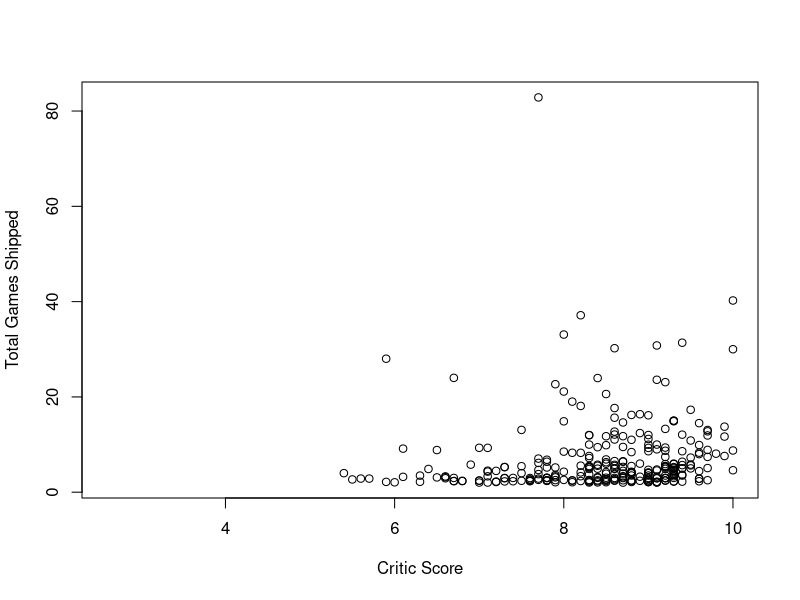
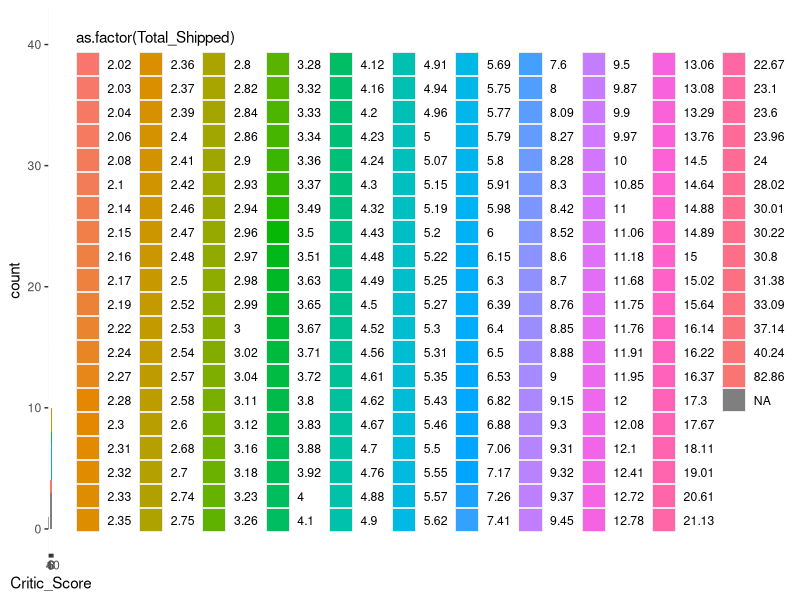

Write the R code that produced these figures, in order.
## ---- chunk 1
vgsales <- read.csv("vgsales.csv")
## ---- chunk 2
print(str(vgsales))
## ---- chunk 3
names(vgsales)
## ---- chunk 4
print(head(vgsales,n=15))
## ---- chunk 5
userdefinedfunction = function(x,y){x/2+4 + y/5+2}
userdefinedfunction(vgsales$NA_Sales,vgsales$PAL_Sales)
## ---- chunk 6
filter(vgsales,vgsales$Publisher=="Nintendo")
## ---- chunk 7
newvgsales = cbind(vgsales$User_Score, vgsales$Critic_Score, vgsales$Total_Shipped)
View(newvgsales)
newvgsales = as.data.frame(newvgsales)
names(newvgsales)[1]="User_Score"
names(newvgsales)[2]="Critic_Score"
names(newvgsales)[3]="Total_Shipped"
## ---- chunk 8
vgsales_na_omit <- na.omit(vgsales)
## ---- chunk 9
duplicated(vgsales)
which(duplicated(vgsales))
vgsales_no_duplicates <- vgsales[!duplicated(vgsales),]
## ---- chunk 10
library(dplyr)
library(magrittr)
library(knitr)
library(ggplot2)
## ---- chunk 11
vgsales = vgsales %>% arrange(desc(User_Score))
vgsales %>% select(User_Score)
## ---- chunk 12
names(vgsales)[names(vgsales)=="ESRB_Rating"]<- "Rating"
## ---- chunk 13
names(vgsales)[names(vgsales)=="Platform"]<- "Console"
## ---- chunk 14
vgsales %>% select(Rating,Console)
## ---- chunk 15
dplyr::mutate(vgsales, Rank = 2*Rank)
## ---- chunk 16
RandomNum <- runif(50, 1, 99)
RandomNum
## ---- chunk 17
summary(vgsales)
## ---- chunk 18
mean_of_user_score <- mean(na.omit(vgsales$User_Score))
mean_of_user_score #
## ---- chunk 19
mean_of_user_score <- mean(na.omit(vgsales$User_Score))
mean_of_user_score #
## ---- chunk 20
freq_of_user_score <- data.frame(table(vgsales$User_Score))
mode_of_user_score <- max(freq_of_user_score$Freq)
freq_of_user_score #
mode_of_user_score #
## ---- chunk 21
range_of_user_score <- range(na.omit(vgsales$User_Score))
range_of_user_score #
## ---- chunk 22
plot(vgsales$Critic_Score, vgsales$Total_Shipped, xlab = 'Critic Score', ylab = 'Total Games Shipped')
## ---- chunk 23
ggplot(data = vgsales) + geom_bar(aes(x = Critic_Score, fill=as.factor(Total_Shipped)))
## ---- chunk 24
X <- vgsales[,"Critic_Score"]
Y <- vgsales[,"User_Score"]
## ---- chunk 25
head(X)
head(Y)

xycorr <- cor(Y,X, method = "pearson")
xycorr #
